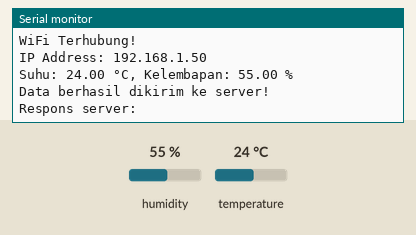
A sketch run on a simulated ESP8266 (NodeMCU). Parts: the last lines printed to the serial monitor. Inputs (shaded band) come from the test bench; at power-on: humidity 55 %, temperature 24 °C. WiFi joins after 1.5 s; servers stay silent unless stated; uploads are accepted with an empty reply.

Above: at 3.2 s.
3.3 s: humidity set to 22 %
10.9 s: temperature set to 12 °C
At 12.38 s:
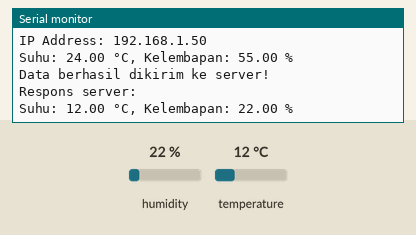
18.5 s: humidity set to 40 %
At 24.0 s:
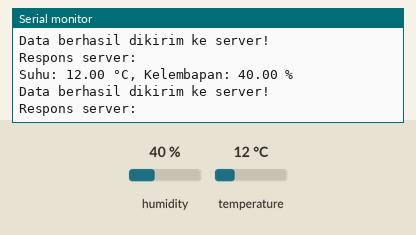

Measured:
- after the input at 10.9 s, the serial monitor: prints a new line after 1.3 s (image 1)
- after the input at 18.5 s, the serial monitor: prints a new line after 3.9 s (image 2)

The sketch:

dht22.ino
```cpp
#include <ESP8266WiFi.h>
#include <DHT.h>
#include <DHT_U.h>
#include <ESP8266HTTPClient.h>
#include <WiFiClient.h>

// Konfigurasi WiFi
const char* ssid = "(nama wifi anda)";
const char* password = "(password wifi anda)";

// Konfigurasi DHT22
#define DHTPIN D7 // Pin untuk DHT22
#define DHTTYPE DHT22
DHT dht(DHTPIN, DHTTYPE);

// Konfigurasi URL server Laravel
const char* serverUrl = "http://localhost:8000/api/sensor-data"; // Ganti dengan IP server Laravel

void setup() {
  // Inisialisasi Serial Monitor
  Serial.begin(115200);
  delay(10);

  // Inisialisasi DHT
  dht.begin();

  // Hubungkan ke WiFi
  Serial.println("Menghubungkan ke WiFi...");
  WiFi.begin(ssid, password);
  while (WiFi.status() != WL_CONNECTED) {
    delay(1000);
    Serial.print(".");
  }
  Serial.println("\nWiFi Terhubung!");
  Serial.print("IP Address: ");
  Serial.println(WiFi.localIP());
}

void loop() {
  // Baca data suhu dan kelembaban
  float temperature = dht.readTemperature();
  float humidity = dht.readHumidity();

  // Periksa apakah pembacaan berhasil
  if (isnan(temperature) || isnan(humidity)) {
    Serial.println("Gagal membaca data dari sensor DHT!");
    return;
  }

  // Tampilkan data di Serial Monitor
  Serial.print("Suhu: ");
  Serial.print(temperature);
  Serial.print(" °C, Kelembapan: ");
  Serial.print(humidity);
  Serial.println(" %");

  // Kirim data ke server
  if (WiFi.status() == WL_CONNECTED) {
    WiFiClient client;
    HTTPClient http;

    // Siapkan JSON untuk dikirim
    String postData = "{\"temperature\":" + String(temperature) + ",\"humidity\":" + String(humidity) + "}";

    // Kirim data ke endpoint
    http.begin(client, serverUrl);  // Note the change here: added WiFiClient
    http.addHeader("Content-Type", "application/json");

    int httpResponseCode = http.POST(postData);

    // Cek respons dari server
    if (httpResponseCode > 0) {
      String response = http.getString();
      Serial.println("Data berhasil dikirim ke server!");
      Serial.println("Respons server: " + response);
    } else {
      Serial.print("Error saat mengirim data: ");
      Serial.println(httpResponseCode);
    }

    http.end();
  } else {
    Serial.println("WiFi tidak terhubung!");
  }

  // Tunggu 10 detik sebelum pembacaan berikutnya
  delay(10000);
}
```
